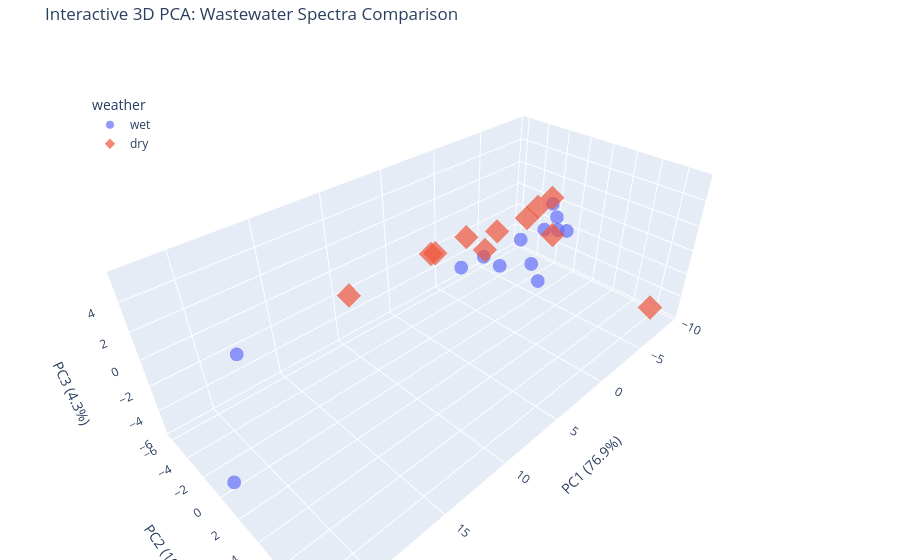

Source (notebook cell):
### Code cell
import plotly.express as px


# 1. Use the PCA results you already calculated (X_pca_full)
# We will create a clean dataframe for the interactive plot
df_3d = pd.DataFrame(X_pca_full[:, :3], columns=['PC1', 'PC2', 'PC3'])
df_3d['weather'] = y.values

# 2. Create the 3D Scatter Plot
fig = px.scatter_3d(
    df_3d, 
    x='PC1', 
    y='PC2', 
    z='PC3',
    color='weather',
    symbol='weather', # Different shapes for different plants
    opacity=0.7,
    title='Interactive 3D PCA: Wastewater Spectra Comparison',
    labels={
        'PC1': f'PC1 ({pca_full.explained_variance_ratio_[0]*100:.1f}%)',
        'PC2': f'PC2 ({pca_full.explained_variance_ratio_[1]*100:.1f}%)',
        'PC3': f'PC3 ({pca_full.explained_variance_ratio_[2]*100:.1f}%)'
    }
)

# 3. Enhance the layout
fig.update_layout(
    margin=dict(l=0, r=0, b=0, t=40),
    legend=dict(yanchor="top", y=0.9, xanchor="left", x=0.1)
)

# Show the plot
fig.show()

### Figure 1 — Plotly figure (JSON) as saved in the notebook; plotly's stock layout.template omitted (floating-point values rounded to 4 significant figures)
{"data": [{"hovertemplate": "weather=wet<br>PC1 (76.9%)=%{x}<br>PC2 (10.2%)=%{y}<br>PC3 (4.3%)=%{z}<extra></extra>", "legendgroup": "wet", "marker": {"color": "#636efa", "opacity": 0.7, "symbol": "circle"}, "mode": "markers", "name": "wet", "scene": "scene", "showlegend": true, "type": "scatter3d", "x": [-5.515, -6.134, 21.57, -4.987, 22.13, 4.684, -1.904, 2.573, 1.203, 0.1568, -7.859, -6.782, -0.9445], "y": [1.057, 1.463, 3.518, 0.195, -0.1242, 0.7717, 0.3995, 0.8313, 1.142, 3.727, -1.246, -0.0008329, 2.237], "z": [0.173, 0.01126, 5.564, 0.07711, -5.746, 1.245, 0.5335, 1.197, 7.559e-06, -0.543, 0.7146, 0.3961, -0.3057]}, {"hovertemplate": "weather=dry<br>PC1 (76.9%)=%{x}<br>PC2 (10.2%)=%{y}<br>PC3 (4.3%)=%{z}<extra></extra>", "legendgroup": "dry", "marker": {"color": "#EF553B", "opacity": 0.7, "symbol": "diamond"}, "mode": "markers", "name": "dry", "scene": "scene", "showlegend": true, "type": "scatter3d", "x": [-9.182, -5.817, 4.436, -1.806, 3.277, 1.081, 0.957, -5.006, -6.174, 9.013, -8.967], "y": [-3.65, -2.163, -2.382, -1.801, -3.163, -2.221, -0.5088, 0.9794, 9.192, -6.111, -2.142], "z": [-0.875, -0.1174, 0.842, 0.3912, 0.06939, 0.8952, 0.4917, -0.09007, -3.237, -2.238, 0.5512]}], "layout": {"legend": {"title": {"text": "weather"}, "tracegroupgap": 0, "x": 0.1, "xanchor": "left", "y": 0.9, "yanchor": "top"}, "margin": {"b": 0, "l": 0, "r": 0, "t": 40}, "scene": {"domain": {"x": [0, 1], "y": [0, 1]}, "xaxis": {"title": {"text": "PC1 (76.9%)"}}, "yaxis": {"title": {"text": "PC2 (10.2%)"}}, "zaxis": {"title": {"text": "PC3 (4.3%)"}}}, "title": {"text": "Interactive 3D PCA: Wastewater Spectra Comparison"}}}
